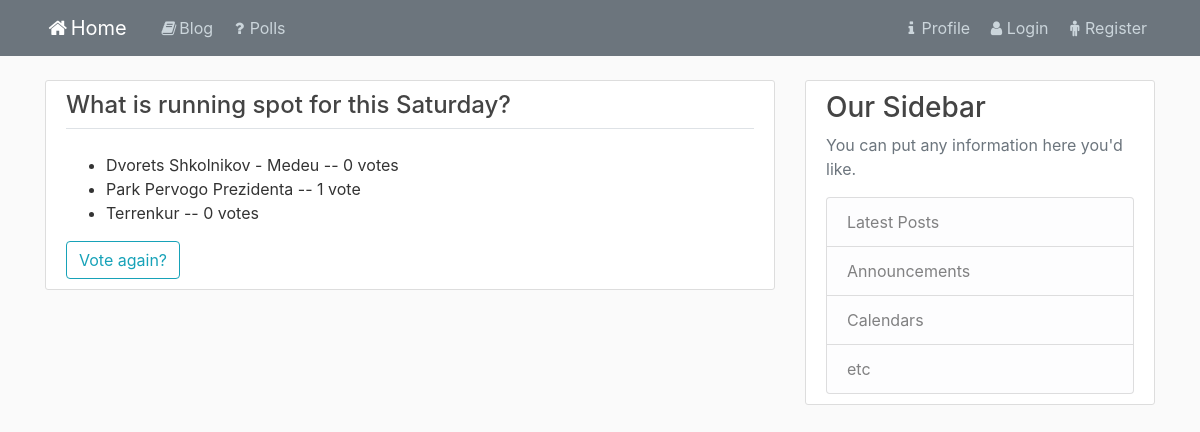
/polls/14/vote/result/, run on an earlier commit of the app's database.
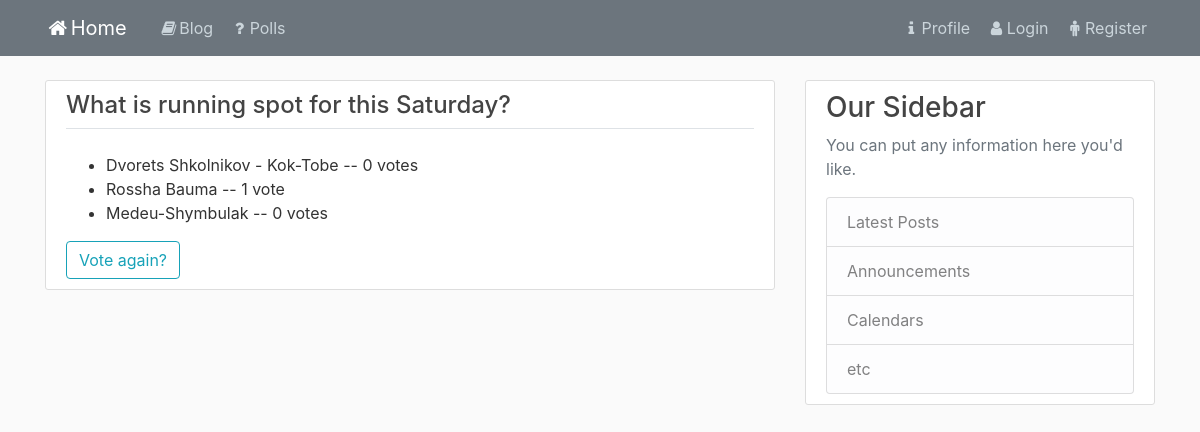
And on a later commit of the database.
### polls/models.py (models this page shows, shortened)
class Choice(models.Model):
    question = models.ForeignKey(Question, on_delete=models.CASCADE)
    choice_text = models.CharField(max_length=255)
    votes = models.IntegerField(default=0)

### polls/views.py (the view)
# urls.py: path('<int:pk>/vote/result/', views.ResultDetailView.as_view(), name='polls-result'),
class ResultDetailView(generic.DetailView):
    model = Question
    template_name = 'polls/polls_result.html'

### polls/templates/polls/polls_result.html
{% extends 'blog/base_blog.html' %}
{% block content %}
<div class="content-section">
    <div class="border-bottom mb-4">
        <h4>{{ question.question_text }}</h4>
    </div>
    <div>
        <ul>
        {% for choice in question.choice_set.all %}
            <li>{{ choice.choice_text }} -- {{ choice.votes }} vote{{ choice.votes|pluralize }}</li>
        {% endfor %}
        </ul>
    </div>
    <div class="pt-3">
        <a class="btn btn-outline-info" href="{% url 'polls:polls-detail' question.id %}">Vote again?</a>
    </div>
</div>
{% endblock content %}

What changed in the data, as far as the page shows it:
changed Choice: choice_text "Dvorets Shkolnikov - Medeu" → "Dvorets Shkolnikov - Kok-Tobe"
changed Choice: choice_text "Park Pervogo Prezidenta" → "Rossha Bauma"
changed Choice: choice_text "Terrenkur" → "Medeu-Shymbulak"
